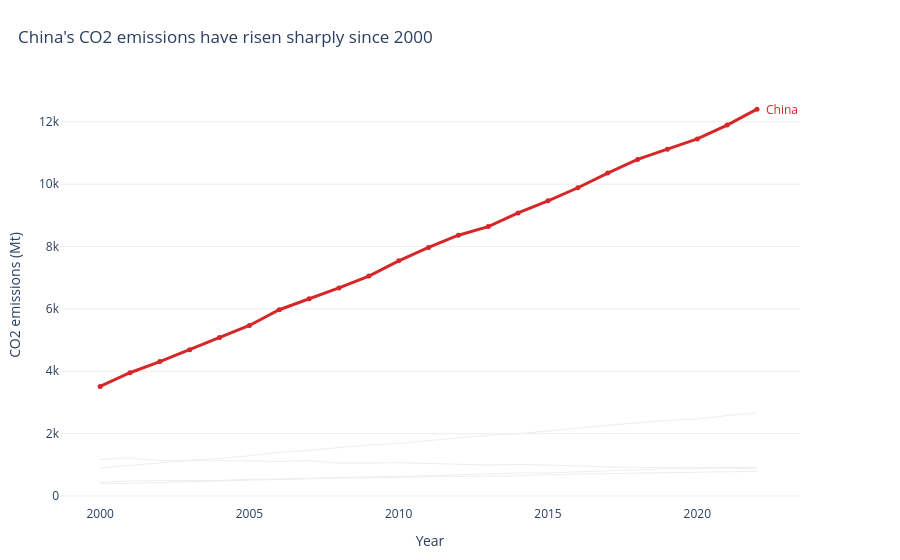

The notebook cell this image was saved under:
### Markdown cell above
---
## Task 2 — A line chart showing CO2 emissions over time for all Asian countries in the dataset, with one country highlighted.

**same requirements as Task1**

### Code cell
# Task — Multi-series line with highlight
# YOUR CODE HERE
# Task 2: CO2 emissions over time for Asian countries, highlighting China

asia_df = df[df["Region"].eq("Asia")].copy()
highlight_country = "China"

if asia_df.empty:
    raise ValueError("No rows found for Region == 'Asia'. Check the dataset.")
if highlight_country not in asia_df["Country"].unique():
    raise ValueError(f"{highlight_country} is not present among Asian countries.")

fig = go.Figure()

# All other Asian countries provide context in thin, light grey lines.
for country, group in asia_df.groupby("Country"):
    if country == highlight_country:
        continue
    group = group.sort_values("Year")
    fig.add_trace(go.Scatter(
        x=group["Year"],
        y=group["CO2_Mt"],
        mode="lines",
        line=dict(color="#EEEEEE", width=1),
        hovertemplate=(
            f"{country}<br>Year: %{{x}}"
            "<br>CO2 emissions: %{y:.1f} Mt<extra></extra>"
        ),
        showlegend=False
    ))

# Highlight China and label its final point directly.
highlight = asia_df[asia_df["Country"] == highlight_country].sort_values("Year")
fig.add_trace(go.Scatter(
    x=highlight["Year"],
    y=highlight["CO2_Mt"],
    mode="lines+markers",
    line=dict(color="#D62728", width=3),
    marker=dict(size=5),
    hovertemplate=(
        "China<br>Year: %{x}"
        "<br>CO2 emissions: %{y:.1f} Mt<extra></extra>"
    ),
    showlegend=False
))

last = highlight.iloc[-1]
fig.add_annotation(
    x=last["Year"], y=last["CO2_Mt"], text=highlight_country,
    showarrow=False, xanchor="left", xshift=7,
    font=dict(color="#D62728", size=12)
)

fig.update_layout(
    title=dict(
        text="China's CO2 emissions have risen sharply since 2000",
        x=0.02, xanchor="left"
    ),
    xaxis_title="Year",
    yaxis_title="CO2 emissions (Mt)",
    template="plotly_white",
    plot_bgcolor="white",
    paper_bgcolor="white",
    showlegend=False,
    margin=dict(l=60, r=100, t=85, b=55)
)
fig.update_xaxes(showgrid=False, showline=False, zeroline=False)
fig.update_yaxes(showgrid=True, gridcolor="#EEEEEE", showline=False, zeroline=False)
fig.show()

### Figure 1 — Plotly figure (JSON) as saved in the notebook; plotly's stock layout.template omitted (floating-point values rounded to 4 significant figures)
{"data": [{"hovertemplate": "India<br>Year: %{x}<br>CO2 emissions: %{y:.1f} Mt<extra></extra>", "line": {"color": "#EEEEEE", "width": 1}, "mode": "lines", "showlegend": false, "type": "scatter", "x": [2000, 2001, 2002, 2003, 2004, 2005, 2006, 2007, 2008, 2009, 2010, 2011, 2012, 2013, 2014, 2015, 2016, 2017, 2018, 2019, 2020, 2021, 2022], "y": [901.6, 974.6, 1056, 1146.0, 1205.0, 1291, 1396.0, 1466.0, 1542.0, 1637.0, 1687.0, 1774.0, 1865.0, 1945.0, 1994.0, 2092.0, 2177.0, 2267.0, 2345.0, 2419.0, 2466.0, 2580.0, 2661.0]}, {"hovertemplate": "Indonesia<br>Year: %{x}<br>CO2 emissions: %{y:.1f} Mt<extra></extra>", "line": {"color": "#EEEEEE", "width": 1}, "mode": "lines", "showlegend": false, "type": "scatter", "x": [2000, 2001, 2002, 2003, 2004, 2005, 2006, 2007, 2008, 2009, 2010, 2011, 2012, 2013, 2014, 2015, 2016, 2017, 2018, 2019, 2020, 2021, 2022], "y": [382.8, 400.4, 430.7, 453.8, 482.6, 501.9, 533, 551.8, 586.6, 602.5, 614.5, 647.3, 680.1, 717.7, 736.3, 738.2, 768.8, 813.7, 834.8, 872.3, 876.5, 898.5, 930.5]}, {"hovertemplate": "Japan<br>Year: %{x}<br>CO2 emissions: %{y:.1f} Mt<extra></extra>", "line": {"color": "#EEEEEE", "width": 1}, "mode": "lines", "showlegend": false, "type": "scatter", "x": [2000, 2001, 2002, 2003, 2004, 2005, 2006, 2007, 2008, 2009, 2010, 2011, 2012, 2013, 2014, 2015, 2016, 2017, 2018, 2019, 2020, 2021, 2022], "y": [1166.0, 1220.0, 1136.0, 1131.0, 1151.0, 1127.0, 1101.0, 1133.0, 1050.0, 1061.0, 1064.0, 1042.0, 1005.0, 990.9, 1010.0, 996.6, 967.4, 925.1, 916.6, 914.5, 902.8, 898.1, 865.1]}, {"hovertemplate": "South Korea<br>Year: %{x}<br>CO2 emissions: %{y:.1f} Mt<extra></extra>", "line": {"color": "#EEEEEE", "width": 1}, "mode": "lines", "showlegend": false, "type": "scatter", "x": [2000, 2001, 2002, 2003, 2004, 2005, 2006, 2007, 2008, 2009, 2010, 2011, 2012, 2013, 2014, 2015, 2016, 2017, 2018, 2019, 2020, 2021, 2022], "y": [438.1, 481.5, 490.6, 490.8, 494.6, 537.2, 539, 566.1, 570, 585.4, 595.9, 620.6, 631.1, 649.6, 646.2, 686.5, 704, 706, 738.5, 750.8, 755.8, 777.3, 789.5]}, {"hovertemplate": "China<br>Year: %{x}<br>CO2 emissions: %{y:.1f} Mt<extra></extra>", "line": {"color": "#D62728", "width": 3}, "marker": {"size": 5}, "mode": "lines+markers", "showlegend": false, "type": "scatter", "x": [2000, 2001, 2002, 2003, 2004, 2005, 2006, 2007, 2008, 2009, 2010, 2011, 2012, 2013, 2014, 2015, 2016, 2017, 2018, 2019, 2020, 2021, 2022], "y": [3514.0, 3952.0, 4312, 4692.0, 5079.0, 5468.0, 5974, 6323.0, 6673, 7053.0, 7543.0, 7972.0, 8365.0, 8641.0, 9078.0, 9466.0, 9887, 10360.0, 10790.0, 11130.0, 11450.0, 11900.0, 12410.0]}], "layout": {"annotations": [{"font": {"color": "#D62728", "size": 12}, "showarrow": false, "text": "China", "x": 2022, "xanchor": "left", "xshift": 7, "y": 12410.0}], "margin": {"b": 55, "l": 60, "r": 100, "t": 85}, "paper_bgcolor": "white", "plot_bgcolor": "white", "showlegend": false, "title": {"text": "China's CO2 emissions have risen sharply since 2000", "x": 0.02, "xanchor": "left"}, "xaxis": {"showgrid": false, "showline": false, "title": {"text": "Year"}, "zeroline": false}, "yaxis": {"gridcolor": "#EEEEEE", "showgrid": true, "showline": false, "title": {"text": "CO2 emissions (Mt)"}, "zeroline": false}}}
